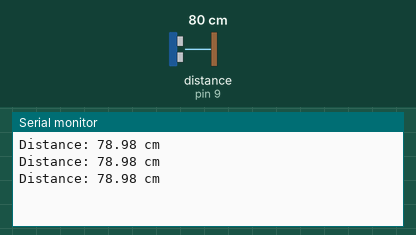
The sketch below on a simulated Arduino Uno, built with avr-gcc and run on an emulated ATmega328P. Shown: the last lines printed to the serial monitor. Wiring (inferred from the names in the program): ultrasonic range finder: trigger pin 10; echo pin 9. Inputs (shaded band) come from the test bench; at power-on: distance to the obstacle (sensor on pin 9) 80 cm. The echo pulse lasts 58.3 µs per cm.

Above: at 1.3 s.
1.4 s: distance to the obstacle (sensor on pin 9) set to 2 cm
At 1.9 s:
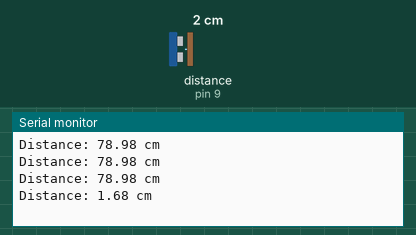
2.9 s: distance to the obstacle (sensor on pin 9) set to 4 cm
At 3.4 s:
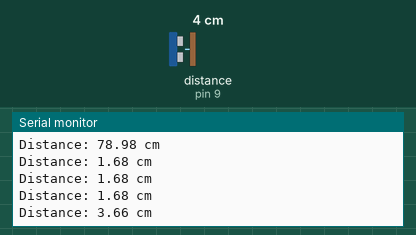
Timing chart, 0 to 5.9 s (numbered marks = the images above; inputs shaded):
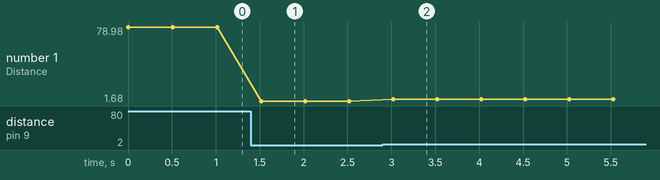

The sketch:

code.ino
```cpp
// Define pins
const int trigPin = 10; // Trigger pin connected to Arduino pin 10
const int echoPin = 9;  // Echo pin connected to Arduino pin 9

void setup() {
    pinMode(trigPin, OUTPUT); // Set trigPin as output
    pinMode(echoPin, INPUT);  // Set echoPin as input
    Serial.begin(9600);       // Start serial communication
}

void loop() {
    // Clear the trigPin
    digitalWrite(trigPin, LOW);
    delayMicroseconds(2);

    // Send a 10-microsecond pulse to trigger the sensor
    digitalWrite(trigPin, HIGH);
    delayMicroseconds(10);
    digitalWrite(trigPin, LOW);

    // Read the echoPin, returns the sound wave travel time in microseconds
    long duration = pulseIn(echoPin, HIGH);

    // Calculate the distance (speed of sound = 0.034 cm/microsecond)
    float distance = duration * 0.034 / 2;

    // Print the distance to the Serial Monitor
    Serial.print("Distance: ");
    Serial.print(distance);
    Serial.println(" cm");

    delay(500); // Wait for half a second before the next measurement
}
```

Measured:
- after the input at 1.4 s, the serial monitor: prints a new line after 0.12 s (image 1)
- after the input at 2.9 s, the serial monitor: prints a new line after 0.12 s (image 2)
- plotted number 1: 78.98 → 1.68 after the input at 1.4 s, 1.68 → 3.66 after the input at 2.9 s
